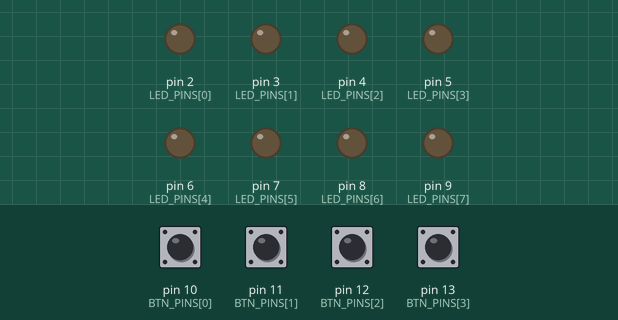
A sketch run on a simulated Arduino Uno, built with avr-gcc and run on an emulated ATmega328P. Shown: output pins drawn as LEDs (lit = HIGH). Inputs (shaded band) come from the test bench; at power-on: pin 10 (BTN_PINS[0]), pin 11 (BTN_PINS[1]), pin 12 (BTN_PINS[2]), pin 13 (BTN_PINS[3]) HIGH.

Above: at 1.2 s.
1.3 s: pin 10 (BTN_PINS[0]) pulled LOW for 0.15 s
At 2.5 s:
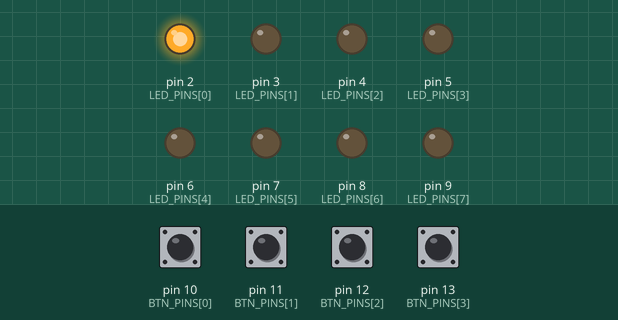
2.9 s: pin 10 (BTN_PINS[0]) pulled LOW for 1 s
At 3.8 s:
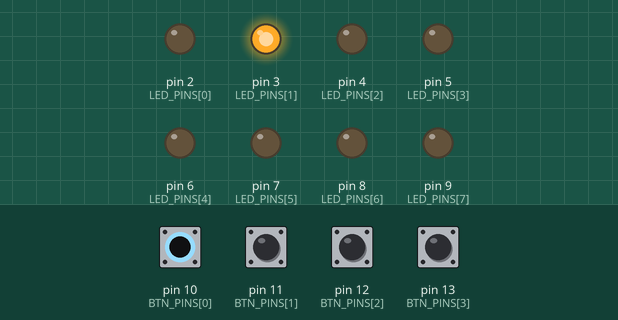
5.4 s: pin 10 (BTN_PINS[0]) pulled LOW for 0.15 s
At 5.7 s:
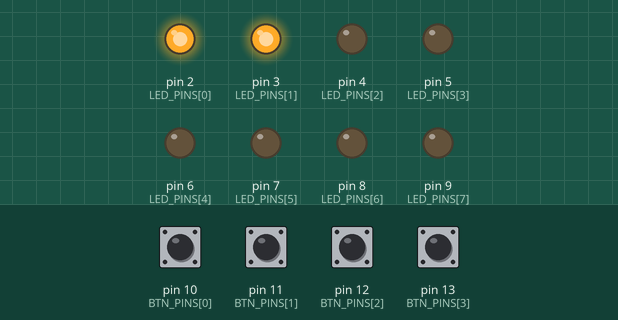
7.0 s: pin 10 (BTN_PINS[0]) pulled LOW for 0.15 s
At 8.1 s:
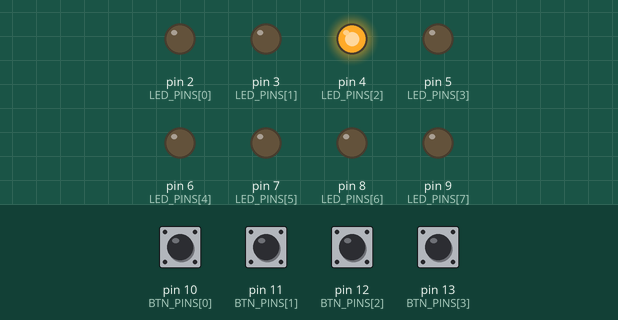
8.6 s: pin 10 (BTN_PINS[0]) pulled LOW for 1 s
At 9.3 s:
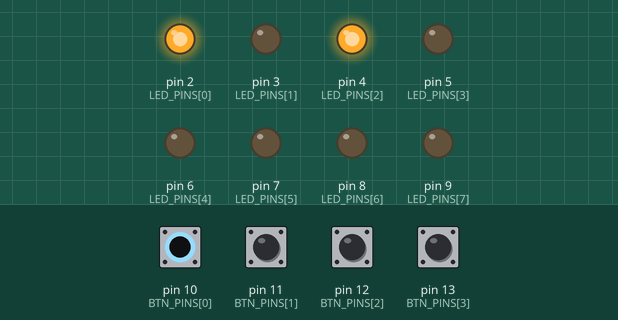
11.1 s: pin 10 (BTN_PINS[0]) pulled LOW for 0.15 s
At 12.4 s:
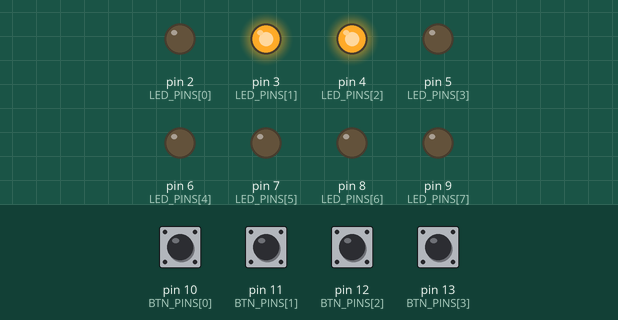
Timing chart, 0 to 13.7 s (numbered marks = the images above; inputs shaded):
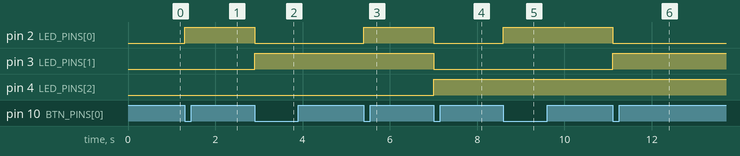

Measured:
- after the input at 1.3 s, pin 2 (LED_PINS[0]): LOW → HIGH at once
- after the input at 2.9 s, pin 2 (LED_PINS[0]): HIGH → LOW at once; pin 3 (LED_PINS[1]): LOW → HIGH at once
- after the input at 5.4 s, pin 2 (LED_PINS[0]): LOW → HIGH at once
- after the input at 7.0 s, pin 2 (LED_PINS[0]), pin 3 (LED_PINS[1]): HIGH → LOW at once; pin 4 (LED_PINS[2]): LOW → HIGH at once
- after the input at 8.6 s, pin 2 (LED_PINS[0]): LOW → HIGH at once
- after the input at 11.1 s, pin 2 (LED_PINS[0]): HIGH → LOW at once; pin 3 (LED_PINS[1]): LOW → HIGH at once

The sketch:

avr.ino
```cpp
/**
 * 按鈕連續狀態邏輯練習
 *
 * 目標：擴展 mainLoop() 函式，在保留現有功能的基礎上實現按鈕的連續狀態邏輯。
 *
 * 說明：
 * 1. 程式已設置了 8 顆 LED（腳位 2-9）和 4 個按鈕（腳位 10-13）。
 * 2. Button 結構體包含 state 和 holdTime 兩個成員。
 * 3. btnSetup() 和 btnLoop() 函式已經實現了基本的按鈕狀態檢測。
 * 4. 現有的 mainLoop() 實現了基本的按下觸發邏輯。
 * 5. 你的任務是擴展 mainLoop() 函式，實現以下邏輯：
 *    - 保留當前按下即觸發的功能。
 *    - 增加持續按住按鈕時的連續觸發功能。
 *    - 連續觸發應在按住一定時間後開始，且速度應比初次按下時快。
 *
 * ! 重要：確保新增的連續觸發邏輯不影響原有的按下觸發功能。
 *
 * ? 思考：如何利用 Button 結構中的 holdTime 來實現連續觸發？
 * ? 思考：如何平衡初次觸發和連續觸發的體驗？
 *
 * TODO: 擴展 mainLoop() 函式以實現連續狀態邏輯
 */

const uint8_t LED_PINS[] = {2, 3, 4, 5, 6, 7, 8, 9};  // 8 顆 LED 的腳位
const uint8_t LED_COUNT = sizeof(LED_PINS) / sizeof(LED_PINS[0]);

const uint8_t BTN_PINS[] = {10, 11, 12, 13};  // 4 顆按鈕的腳位
const uint8_t BTN_COUNT = sizeof(BTN_PINS) / sizeof(BTN_PINS[0]);

enum btnState {
    BTN_IDLE = 0,     // 按鈕閒置
    BTN_PRESS = 1,    // 按鈕被按下
    BTN_HOLD = 2,     // 按鈕被按住
    BTN_RELEASE = 3,  // 按鈕被放開
};

typedef struct {
    uint8_t state;
    uint64_t holdTime;
} button_t;

uint8_t led = 0b00000000;  // 控制 8 顆 LED 的狀態，每個位元對應一顆 LED
button_t btn[BTN_COUNT] = {{BTN_IDLE}};  // 4 顆按鈕的狀態

void mainLoop() {
    // 現有的按下觸發邏輯
    if (btn[0].state == BTN_PRESS)
        led = led == 255 ? 0 : led + 1;

    if (btn[1].state == BTN_PRESS)
        led = led == 0 ? 255 : led - 1;

    // TODO: 實現按鈕的連續狀態邏輯
    // * 提示：
    // * 1. 保留上面的按下觸發邏輯
    // * 2. 增加對 BTN_HOLD 狀態的處理
    // * 3. 使用 btn[i].holdTime 來決定何時開始連續觸發
}

void setup() {
    ledSetup();  // 初始化所有 LED
    btnSetup();  // 初始化所有按鈕
}

void loop() {
    btnLoop();   // 檢測和更新按鈕狀態
    ledLoop();   // 控制所有 LED 的開關
    mainLoop();  // 處理按鈕與 LED 的互動邏輯
}

void ledSetup(void) {
    for (uint8_t i = 0; i < LED_COUNT; i++)
        pinMode(LED_PINS[i], OUTPUT);  // 設置所有 LED 腳位為輸出模式
}

void ledLoop(void) {
    for (uint8_t i = 0; i < LED_COUNT; i++)
        digitalWrite(LED_PINS[i], bitRead(led, i));  // 根據 led 變數的每個位元控制對應的 LED
}

void btnSetup(void) {
    for (uint8_t i = 0; i < BTN_COUNT; i++)
        pinMode(BTN_PINS[i], INPUT);  // 設置所有按鈕腳位為輸入模式
}

void btnLoop(void) {
    static uint64_t prevTime[BTN_COUNT] = {0};  // 每個按鈕的上一次按下時間

    for (uint8_t i = 0; i < BTN_COUNT; i++) {
        uint8_t state = digitalRead(BTN_PINS[i]);  // 讀取按鈕的當前物理狀態

        switch (btn[i].state) {
            case BTN_IDLE:
                btn[i].state = state == LOW ? BTN_PRESS : BTN_IDLE;  // 檢查按鈕是否被按下，進入按下狀態
                break;

            case BTN_PRESS:
                btn[i].state = BTN_HOLD;  // 按下後進入按住狀態
                prevTime[i] = millis();
                break;

            case BTN_HOLD:
                btn[i].state = state == LOW ? BTN_HOLD : BTN_RELEASE;  // 檢查按鈕是否被放開，進入放開狀態
                btn[i].holdTime = state == LOW ? millis() - prevTime[i] : 0;  // 計算按住時間
                break;

            case BTN_RELEASE:
                btn[i].state = BTN_IDLE;  // 放開後回到閒置狀態
                break;
        }
    }
}
```
